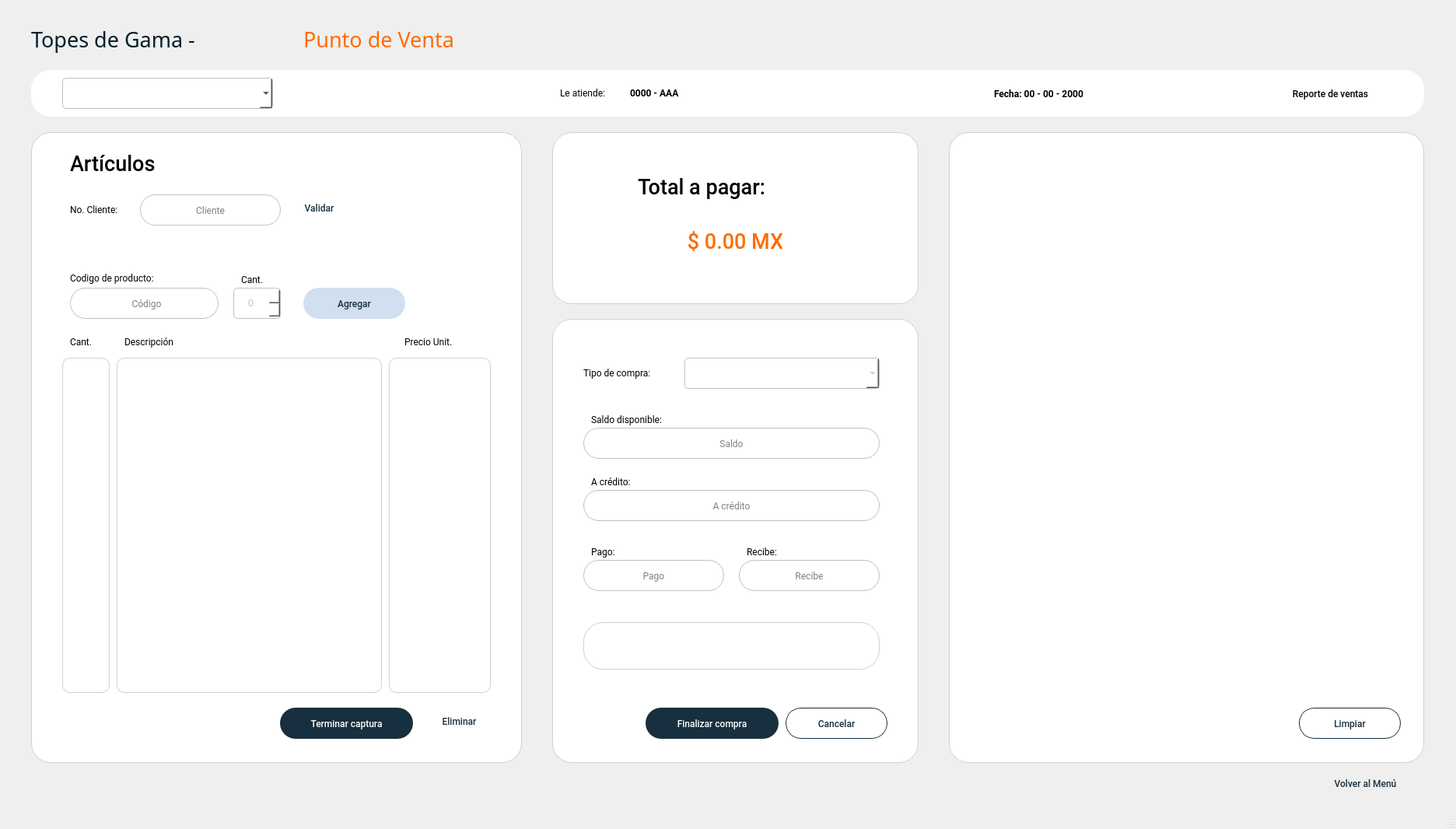
<?xml version="1.0" encoding="UTF-8"?>
<ui version="4.0">
 <class>MainWindow</class>
 <widget class="QMainWindow" name="MainWindow">
  <property name="geometry">
   <rect>
    <x>0</x>
    <y>0</y>
    <width>1872</width>
    <height>1066</height>
   </rect>
  </property>
  <property name="font">
   <font>
    <family>SF UI Display SemBd</family>
    <pointsize>9</pointsize>
   </font>
  </property>
  <property name="windowTitle">
   <string>Punto de Venta</string>
  </property>
  <property name="windowIcon">
   <iconset>
    <normaloff>C:/Users/adhs/Downloads/logo.ico</normaloff>C:/Users/adhs/Downloads/logo.ico</iconset>
  </property>
  <property name="inputMethodHints">
   <set>Qt::ImhNone</set>
  </property>
  <widget class="QWidget" name="centralwidget">
   <widget class="QLabel" name="label">
    <property name="geometry">
     <rect>
      <x>390</x>
      <y>20</y>
      <width>311</width>
      <height>61</height>
     </rect>
    </property>
    <property name="font">
     <font>
      <family>Poppins Medium</family>
      <pointsize>20</pointsize>
      <weight>50</weight>
      <bold>false</bold>
     </font>
    </property>
    <property name="styleSheet">
     <string notr="true">QLabel {color: #fe6c00}</string>
    </property>
    <property name="text">
     <string>Punto de Venta</string>
    </property>
   </widget>
   <widget class="QLabel" name="label_2">
    <property name="geometry">
     <rect>
      <x>40</x>
      <y>20</y>
      <width>351</width>
      <height>61</height>
     </rect>
    </property>
    <property name="font">
     <font>
      <family>Poppins SemiBold</family>
      <pointsize>20</pointsize>
      <weight>50</weight>
      <bold>false</bold>
     </font>
    </property>
    <property name="styleSheet">
     <string notr="true">QLabel {color: #001f2d}</string>
    </property>
    <property name="text">
     <string>Topes de Gama -</string>
    </property>
   </widget>
   <widget class="QFrame" name="frame_2">
    <property name="geometry">
     <rect>
      <x>40</x>
      <y>170</y>
      <width>631</width>
      <height>811</height>
     </rect>
    </property>
    <property name="font">
     <font>
      <family>Roboto Slab SemiBold</family>
     </font>
    </property>
    <property name="styleSheet">
     <string notr="true">QFrame {
	background: #fff;
	border: 1px solid #d0d0d0;
	border-radius: 25px;
}</string>
    </property>
    <property name="frameShape">
     <enum>QFrame::StyledPanel</enum>
    </property>
    <property name="frameShadow">
     <enum>QFrame::Raised</enum>
    </property>
    <widget class="QLabel" name="label_3">
     <property name="geometry">
      <rect>
       <x>50</x>
       <y>178</y>
       <width>161</width>
       <height>18</height>
      </rect>
     </property>
     <property name="font">
      <font>
       <family>Roboto</family>
       <pointsize>9</pointsize>
      </font>
     </property>
     <property name="styleSheet">
      <string notr="true">QLabel {
border: none;
}</string>
     </property>
     <property name="text">
      <string>Codigo de producto:</string>
     </property>
    </widget>
    <widget class="QLabel" name="label_4">
     <property name="geometry">
      <rect>
       <x>50</x>
       <y>10</y>
       <width>211</width>
       <height>61</height>
      </rect>
     </property>
     <property name="font">
      <font>
       <family>Roboto Medium</family>
       <pointsize>20</pointsize>
       <weight>50</weight>
       <bold>false</bold>
      </font>
     </property>
     <property name="styleSheet">
      <string notr="true">QLabel {color: #000;
border: none;}</string>
     </property>
     <property name="text">
      <string>Artículos</string>
     </property>
    </widget>
    <widget class="QSpinBox" name="spbCantidad">
     <property name="enabled">
      <bool>false</bool>
     </property>
     <property name="geometry">
      <rect>
       <x>260</x>
       <y>200</y>
       <width>61</width>
       <height>40</height>
      </rect>
     </property>
     <property name="styleSheet">
      <string notr="true">QSpinBox  {
	border: 1px solid #c0c0c0;
	border-radius: 5px;
	background: #fff;
	text-align: center;
}</string>
     </property>
     <property name="alignment">
      <set>Qt::AlignCenter</set>
     </property>
    </widget>
    <widget class="QLabel" name="label_5">
     <property name="geometry">
      <rect>
       <x>270</x>
       <y>180</y>
       <width>41</width>
       <height>18</height>
      </rect>
     </property>
     <property name="font">
      <font>
       <family>Roboto</family>
       <pointsize>9</pointsize>
      </font>
     </property>
     <property name="styleSheet">
      <string notr="true">QLabel {
border: none;
}</string>
     </property>
     <property name="text">
      <string>Cant.</string>
     </property>
    </widget>
    <widget class="QLabel" name="label_6">
     <property name="geometry">
      <rect>
       <x>50</x>
       <y>90</y>
       <width>91</width>
       <height>18</height>
      </rect>
     </property>
     <property name="font">
      <font>
       <family>Roboto</family>
       <pointsize>9</pointsize>
      </font>
     </property>
     <property name="styleSheet">
      <string notr="true">QLabel {
border: none;
}</string>
     </property>
     <property name="text">
      <string>No. Cliente:</string>
     </property>
    </widget>
    <widget class="QPushButton" name="btnValidar">
     <property name="geometry">
      <rect>
       <x>330</x>
       <y>80</y>
       <width>81</width>
       <height>35</height>
      </rect>
     </property>
     <property name="font">
      <font>
       <family>Roboto Medium</family>
       <pointsize>9</pointsize>
      </font>
     </property>
     <property name="styleSheet">
      <string notr="true">QPushButton {
	border: none;
	color: #172f3e;
}</string>
     </property>
     <property name="text">
      <string>Validar</string>
     </property>
    </widget>
    <widget class="QLineEdit" name="txtClienteV">
     <property name="enabled">
      <bool>true</bool>
     </property>
     <property name="geometry">
      <rect>
       <x>140</x>
       <y>80</y>
       <width>181</width>
       <height>40</height>
      </rect>
     </property>
     <property name="font">
      <font>
       <family>Roboto</family>
       <pointsize>9</pointsize>
      </font>
     </property>
     <property name="focusPolicy">
      <enum>Qt::StrongFocus</enum>
     </property>
     <property name="toolTipDuration">
      <number>1</number>
     </property>
     <property name="styleSheet">
      <string notr="true">QLineEdit {
	border: 1px solid #c0c0c0;
	border-radius: 20px;
	background: #fff;
}</string>
     </property>
     <property name="alignment">
      <set>Qt::AlignCenter</set>
     </property>
     <property name="placeholderText">
      <string>Cliente</string>
     </property>
    </widget>
    <widget class="QLineEdit" name="txtCodigo">
     <property name="enabled">
      <bool>false</bool>
     </property>
     <property name="geometry">
      <rect>
       <x>50</x>
       <y>200</y>
       <width>191</width>
       <height>40</height>
      </rect>
     </property>
     <property name="font">
      <font>
       <family>Roboto</family>
       <pointsize>9</pointsize>
      </font>
     </property>
     <property name="focusPolicy">
      <enum>Qt::StrongFocus</enum>
     </property>
     <property name="toolTipDuration">
      <number>1</number>
     </property>
     <property name="styleSheet">
      <string notr="true">QLineEdit {
	border: 1px solid #c0c0c0;
	border-radius: 20px;
	background: #fff;
}</string>
     </property>
     <property name="alignment">
      <set>Qt::AlignCenter</set>
     </property>
     <property name="placeholderText">
      <string>  Código</string>
     </property>
    </widget>
    <widget class="QPushButton" name="btnAgregarP">
     <property name="enabled">
      <bool>true</bool>
     </property>
     <property name="geometry">
      <rect>
       <x>350</x>
       <y>200</y>
       <width>131</width>
       <height>40</height>
      </rect>
     </property>
     <property name="font">
      <font>
       <family>Roboto Medium</family>
       <pointsize>9</pointsize>
      </font>
     </property>
     <property name="styleSheet">
      <string notr="true">QPushButton {
	background: #d1dff0;
	border-radius: 20px;
	color: #172f3e;
}</string>
     </property>
     <property name="text">
      <string>Agregar</string>
     </property>
    </widget>
    <widget class="QPushButton" name="btnTerminar">
     <property name="geometry">
      <rect>
       <x>320</x>
       <y>740</y>
       <width>171</width>
       <height>40</height>
      </rect>
     </property>
     <property name="font">
      <font>
       <family>Roboto Medium</family>
       <pointsize>9</pointsize>
      </font>
     </property>
     <property name="styleSheet">
      <string notr="true">QPushButton {
	background: #172f3e;
	border-radius: 20px;
	color: #fff
}</string>
     </property>
     <property name="text">
      <string>Terminar captura</string>
     </property>
    </widget>
    <widget class="QListWidget" name="lstCant">
     <property name="geometry">
      <rect>
       <x>40</x>
       <y>290</y>
       <width>61</width>
       <height>431</height>
      </rect>
     </property>
     <property name="font">
      <font>
       <family>Roboto</family>
       <pointsize>8</pointsize>
      </font>
     </property>
     <property name="styleSheet">
      <string notr="true">* {
	padding: 15px;
	border-radius: 10px;
}</string>
     </property>
     <property name="textElideMode">
      <enum>Qt::ElideRight</enum>
     </property>
     <property name="flow">
      <enum>QListView::TopToBottom</enum>
     </property>
    </widget>
    <widget class="QListWidget" name="lstDescripcion">
     <property name="geometry">
      <rect>
       <x>110</x>
       <y>290</y>
       <width>341</width>
       <height>431</height>
      </rect>
     </property>
     <property name="font">
      <font>
       <family>Roboto</family>
       <pointsize>8</pointsize>
      </font>
     </property>
     <property name="styleSheet">
      <string notr="true">* {
	padding: 15px;
	border-radius: 10px;
}</string>
     </property>
    </widget>
    <widget class="QListWidget" name="lstPrecio">
     <property name="geometry">
      <rect>
       <x>460</x>
       <y>290</y>
       <width>131</width>
       <height>431</height>
      </rect>
     </property>
     <property name="font">
      <font>
       <family>Roboto</family>
       <pointsize>8</pointsize>
      </font>
     </property>
     <property name="styleSheet">
      <string notr="true">* {
	padding: 15px;
	border-radius: 10px;
}</string>
     </property>
    </widget>
    <widget class="QPushButton" name="btnEliminar">
     <property name="geometry">
      <rect>
       <x>510</x>
       <y>740</y>
       <width>81</width>
       <height>35</height>
      </rect>
     </property>
     <property name="font">
      <font>
       <family>Roboto Medium</family>
       <pointsize>9</pointsize>
      </font>
     </property>
     <property name="styleSheet">
      <string notr="true">QPushButton {
	border: none;
	color: #172f3e;
}</string>
     </property>
     <property name="text">
      <string>Eliminar</string>
     </property>
    </widget>
    <widget class="QLabel" name="label_10">
     <property name="geometry">
      <rect>
       <x>50</x>
       <y>260</y>
       <width>31</width>
       <height>18</height>
      </rect>
     </property>
     <property name="font">
      <font>
       <family>Roboto</family>
      </font>
     </property>
     <property name="styleSheet">
      <string notr="true">* {border: none}</string>
     </property>
     <property name="text">
      <string>Cant.</string>
     </property>
    </widget>
    <widget class="QLabel" name="label_11">
     <property name="geometry">
      <rect>
       <x>120</x>
       <y>260</y>
       <width>81</width>
       <height>18</height>
      </rect>
     </property>
     <property name="font">
      <font>
       <family>Roboto</family>
      </font>
     </property>
     <property name="styleSheet">
      <string notr="true">* {border: none}</string>
     </property>
     <property name="text">
      <string>Descripción</string>
     </property>
    </widget>
    <widget class="QLabel" name="label_17">
     <property name="geometry">
      <rect>
       <x>480</x>
       <y>260</y>
       <width>81</width>
       <height>18</height>
      </rect>
     </property>
     <property name="font">
      <font>
       <family>Roboto</family>
      </font>
     </property>
     <property name="styleSheet">
      <string notr="true">* {border: none}</string>
     </property>
     <property name="text">
      <string>Precio Unit.</string>
     </property>
    </widget>
    <widget class="QLabel" name="lblEstado">
     <property name="geometry">
      <rect>
       <x>420</x>
       <y>80</y>
       <width>30</width>
       <height>30</height>
      </rect>
     </property>
     <property name="font">
      <font>
       <family>Roboto Medium</family>
       <pointsize>8</pointsize>
      </font>
     </property>
     <property name="styleSheet">
      <string notr="true">QLabel {
border: none;
color: #8f0611
}</string>
     </property>
     <property name="text">
      <string/>
     </property>
     <property name="pixmap">
      <pixmap>../img/outline_highlight_off_black_24dp.png</pixmap>
     </property>
     <property name="scaledContents">
      <bool>true</bool>
     </property>
    </widget>
    <widget class="QLabel" name="lblEstado_2">
     <property name="enabled">
      <bool>true</bool>
     </property>
     <property name="geometry">
      <rect>
       <x>420</x>
       <y>80</y>
       <width>30</width>
       <height>30</height>
      </rect>
     </property>
     <property name="font">
      <font>
       <family>Roboto Medium</family>
       <pointsize>8</pointsize>
      </font>
     </property>
     <property name="styleSheet">
      <string notr="true">QLabel {
border: none;
color: #808080
}</string>
     </property>
     <property name="text">
      <string/>
     </property>
     <property name="pixmap">
      <pixmap>../img/outline_check_circle_outline_black_24dp.png</pixmap>
     </property>
     <property name="scaledContents">
      <bool>true</bool>
     </property>
    </widget>
   </widget>
   <widget class="QFrame" name="frame_3">
    <property name="geometry">
     <rect>
      <x>710</x>
      <y>170</y>
      <width>471</width>
      <height>221</height>
     </rect>
    </property>
    <property name="font">
     <font>
      <family>Roboto Slab SemiBold</family>
     </font>
    </property>
    <property name="styleSheet">
     <string notr="true">QFrame {
	background: #fff;
	border: 1px solid #d0d0d0;
	border-radius: 25px;
}</string>
    </property>
    <property name="frameShape">
     <enum>QFrame::StyledPanel</enum>
    </property>
    <property name="frameShadow">
     <enum>QFrame::Raised</enum>
    </property>
    <widget class="QLabel" name="label_7">
     <property name="geometry">
      <rect>
       <x>110</x>
       <y>40</y>
       <width>241</width>
       <height>61</height>
      </rect>
     </property>
     <property name="font">
      <font>
       <family>Roboto Medium</family>
       <pointsize>20</pointsize>
       <weight>50</weight>
       <bold>false</bold>
      </font>
     </property>
     <property name="styleSheet">
      <string notr="true">QLabel {color: #000;
border: none;}</string>
     </property>
     <property name="text">
      <string>Total a pagar:</string>
     </property>
    </widget>
    <widget class="QLabel" name="lblTotal">
     <property name="geometry">
      <rect>
       <x>50</x>
       <y>110</y>
       <width>371</width>
       <height>61</height>
      </rect>
     </property>
     <property name="font">
      <font>
       <family>Roboto Medium</family>
       <pointsize>20</pointsize>
      </font>
     </property>
     <property name="styleSheet">
      <string notr="true">QLabel {
color: #fe6c00;
border: none;
}
</string>
     </property>
     <property name="text">
      <string>$ 0.00 MX</string>
     </property>
     <property name="alignment">
      <set>Qt::AlignCenter</set>
     </property>
    </widget>
   </widget>
   <widget class="QFrame" name="frame_4">
    <property name="enabled">
     <bool>true</bool>
    </property>
    <property name="geometry">
     <rect>
      <x>710</x>
      <y>410</y>
      <width>471</width>
      <height>571</height>
     </rect>
    </property>
    <property name="font">
     <font>
      <family>Roboto Slab SemiBold</family>
     </font>
    </property>
    <property name="styleSheet">
     <string notr="true">QFrame {
	background: #fff;
	border: 1px solid #d0d0d0;
	border-radius: 25px;
}</string>
    </property>
    <property name="frameShape">
     <enum>QFrame::StyledPanel</enum>
    </property>
    <property name="frameShadow">
     <enum>QFrame::Raised</enum>
    </property>
    <widget class="QLabel" name="label_8">
     <property name="geometry">
      <rect>
       <x>40</x>
       <y>60</y>
       <width>131</width>
       <height>18</height>
      </rect>
     </property>
     <property name="font">
      <font>
       <family>Roboto</family>
       <pointsize>9</pointsize>
      </font>
     </property>
     <property name="styleSheet">
      <string notr="true">QLabel {
border: none;
}</string>
     </property>
     <property name="text">
      <string>Tipo de compra:</string>
     </property>
    </widget>
    <widget class="QLabel" name="label_12">
     <property name="geometry">
      <rect>
       <x>50</x>
       <y>290</y>
       <width>51</width>
       <height>18</height>
      </rect>
     </property>
     <property name="font">
      <font>
       <family>Roboto</family>
       <pointsize>9</pointsize>
      </font>
     </property>
     <property name="styleSheet">
      <string notr="true">QLabel {
border: none;
}</string>
     </property>
     <property name="text">
      <string>Pago:</string>
     </property>
    </widget>
    <widget class="QLabel" name="label_13">
     <property name="geometry">
      <rect>
       <x>250</x>
       <y>290</y>
       <width>61</width>
       <height>18</height>
      </rect>
     </property>
     <property name="font">
      <font>
       <family>Roboto</family>
       <pointsize>9</pointsize>
      </font>
     </property>
     <property name="styleSheet">
      <string notr="true">QLabel {
border: none;
}</string>
     </property>
     <property name="text">
      <string>Recibe:</string>
     </property>
    </widget>
    <widget class="QLabel" name="label_15">
     <property name="geometry">
      <rect>
       <x>50</x>
       <y>200</y>
       <width>81</width>
       <height>18</height>
      </rect>
     </property>
     <property name="font">
      <font>
       <family>Roboto</family>
       <pointsize>9</pointsize>
      </font>
     </property>
     <property name="styleSheet">
      <string notr="true">QLabel {
border: none;
}</string>
     </property>
     <property name="text">
      <string>A crédito:</string>
     </property>
    </widget>
    <widget class="QLabel" name="label_16">
     <property name="geometry">
      <rect>
       <x>50</x>
       <y>120</y>
       <width>131</width>
       <height>18</height>
      </rect>
     </property>
     <property name="font">
      <font>
       <family>Roboto</family>
       <pointsize>9</pointsize>
      </font>
     </property>
     <property name="styleSheet">
      <string notr="true">QLabel {
border: none;
}</string>
     </property>
     <property name="text">
      <string>Saldo disponible:</string>
     </property>
    </widget>
    <widget class="QPushButton" name="btnCancelar">
     <property name="geometry">
      <rect>
       <x>300</x>
       <y>500</y>
       <width>131</width>
       <height>40</height>
      </rect>
     </property>
     <property name="font">
      <font>
       <family>Roboto Medium</family>
       <pointsize>9</pointsize>
      </font>
     </property>
     <property name="styleSheet">
      <string notr="true">QPushButton {
	border: 1px solid #172f3e;
	border-radius: 20px;
	color: #172f3e;
}</string>
     </property>
     <property name="text">
      <string>Cancelar</string>
     </property>
    </widget>
    <widget class="QLineEdit" name="txtPago">
     <property name="enabled">
      <bool>false</bool>
     </property>
     <property name="geometry">
      <rect>
       <x>40</x>
       <y>310</y>
       <width>181</width>
       <height>40</height>
      </rect>
     </property>
     <property name="font">
      <font>
       <family>Roboto</family>
       <pointsize>9</pointsize>
      </font>
     </property>
     <property name="focusPolicy">
      <enum>Qt::StrongFocus</enum>
     </property>
     <property name="toolTipDuration">
      <number>1</number>
     </property>
     <property name="styleSheet">
      <string notr="true">QLineEdit {
	border: 1px solid #c0c0c0;
	border-radius: 20px;
	background: #fff;
}</string>
     </property>
     <property name="alignment">
      <set>Qt::AlignCenter</set>
     </property>
     <property name="placeholderText">
      <string>Pago</string>
     </property>
    </widget>
    <widget class="QLineEdit" name="txtRecibe">
     <property name="enabled">
      <bool>false</bool>
     </property>
     <property name="geometry">
      <rect>
       <x>240</x>
       <y>310</y>
       <width>181</width>
       <height>40</height>
      </rect>
     </property>
     <property name="font">
      <font>
       <family>Roboto</family>
       <pointsize>9</pointsize>
      </font>
     </property>
     <property name="focusPolicy">
      <enum>Qt::StrongFocus</enum>
     </property>
     <property name="toolTipDuration">
      <number>1</number>
     </property>
     <property name="styleSheet">
      <string notr="true">QLineEdit {
	border: 1px solid #c0c0c0;
	border-radius: 20px;
	background: #fff;
}</string>
     </property>
     <property name="alignment">
      <set>Qt::AlignCenter</set>
     </property>
     <property name="placeholderText">
      <string>Recibe</string>
     </property>
    </widget>
    <widget class="QLineEdit" name="txtCredito">
     <property name="enabled">
      <bool>true</bool>
     </property>
     <property name="geometry">
      <rect>
       <x>40</x>
       <y>220</y>
       <width>381</width>
       <height>40</height>
      </rect>
     </property>
     <property name="font">
      <font>
       <family>Roboto</family>
       <pointsize>9</pointsize>
      </font>
     </property>
     <property name="focusPolicy">
      <enum>Qt::StrongFocus</enum>
     </property>
     <property name="toolTipDuration">
      <number>1</number>
     </property>
     <property name="styleSheet">
      <string notr="true">QLineEdit {
	border: 1px solid #c0c0c0;
	border-radius: 20px;
	background: #fff;
}</string>
     </property>
     <property name="alignment">
      <set>Qt::AlignCenter</set>
     </property>
     <property name="readOnly">
      <bool>true</bool>
     </property>
     <property name="placeholderText">
      <string>A crédito</string>
     </property>
    </widget>
    <widget class="QLineEdit" name="txtSaldo">
     <property name="enabled">
      <bool>true</bool>
     </property>
     <property name="geometry">
      <rect>
       <x>40</x>
       <y>140</y>
       <width>381</width>
       <height>40</height>
      </rect>
     </property>
     <property name="font">
      <font>
       <family>Roboto</family>
       <pointsize>9</pointsize>
      </font>
     </property>
     <property name="focusPolicy">
      <enum>Qt::StrongFocus</enum>
     </property>
     <property name="toolTipDuration">
      <number>1</number>
     </property>
     <property name="styleSheet">
      <string notr="true">QLineEdit {
	border: 1px solid #c0c0c0;
	border-radius: 20px;
	background: #fff;
}</string>
     </property>
     <property name="alignment">
      <set>Qt::AlignCenter</set>
     </property>
     <property name="readOnly">
      <bool>true</bool>
     </property>
     <property name="placeholderText">
      <string>Saldo</string>
     </property>
    </widget>
    <widget class="QPushButton" name="btnRegistrarC">
     <property name="geometry">
      <rect>
       <x>120</x>
       <y>500</y>
       <width>171</width>
       <height>40</height>
      </rect>
     </property>
     <property name="font">
      <font>
       <family>Roboto Medium</family>
       <pointsize>9</pointsize>
      </font>
     </property>
     <property name="styleSheet">
      <string notr="true">QPushButton {
	background: #172f3e;
	border-radius: 20px;
	color: #fff
}</string>
     </property>
     <property name="text">
      <string>Finalizar compra</string>
     </property>
    </widget>
    <widget class="QComboBox" name="cmbTipoCompra">
     <property name="enabled">
      <bool>false</bool>
     </property>
     <property name="geometry">
      <rect>
       <x>170</x>
       <y>50</y>
       <width>251</width>
       <height>40</height>
      </rect>
     </property>
     <property name="font">
      <font>
       <family>SF UI Display SemBd</family>
       <pointsize>9</pointsize>
      </font>
     </property>
     <property name="focusPolicy">
      <enum>Qt::StrongFocus</enum>
     </property>
     <property name="toolTipDuration">
      <number>3</number>
     </property>
     <property name="autoFillBackground">
      <bool>false</bool>
     </property>
     <property name="styleSheet">
      <string notr="true">QComboBox {
	border: 1px solid #c0c0c0;
	border-radius: 5px;
	background: #fff;
	text-align: center;
}</string>
     </property>
     <property name="currentIndex">
      <number>-1</number>
     </property>
     <property name="frame">
      <bool>true</bool>
     </property>
     <item>
      <property name="text">
       <string>Contado</string>
      </property>
     </item>
     <item>
      <property name="text">
       <string>Crédito</string>
      </property>
     </item>
    </widget>
    <widget class="QLabel" name="lblMsj">
     <property name="geometry">
      <rect>
       <x>40</x>
       <y>390</y>
       <width>381</width>
       <height>61</height>
      </rect>
     </property>
     <property name="font">
      <font>
       <family>Roboto</family>
       <weight>75</weight>
       <bold>true</bold>
      </font>
     </property>
     <property name="text">
      <string/>
     </property>
     <property name="alignment">
      <set>Qt::AlignCenter</set>
     </property>
    </widget>
   </widget>
   <widget class="QTextEdit" name="txtTicket">
    <property name="geometry">
     <rect>
      <x>1220</x>
      <y>170</y>
      <width>611</width>
      <height>811</height>
     </rect>
    </property>
    <property name="styleSheet">
     <string notr="true">QTextEdit {
	background: #fff;
	border: 1px solid #d0d0d0;
	border-radius: 25px;
}</string>
    </property>
    <property name="readOnly">
     <bool>true</bool>
    </property>
   </widget>
   <widget class="QPushButton" name="btnVolver">
    <property name="geometry">
     <rect>
      <x>1680</x>
      <y>990</y>
      <width>151</width>
      <height>35</height>
     </rect>
    </property>
    <property name="font">
     <font>
      <family>Roboto Medium</family>
      <pointsize>9</pointsize>
     </font>
    </property>
    <property name="styleSheet">
     <string notr="true">QPushButton {
	border: none;
	color: #172f3e;
}</string>
    </property>
    <property name="text">
     <string>Volver al Menú</string>
    </property>
   </widget>
   <widget class="QFrame" name="frame_5">
    <property name="geometry">
     <rect>
      <x>40</x>
      <y>90</y>
      <width>1791</width>
      <height>60</height>
     </rect>
    </property>
    <property name="styleSheet">
     <string notr="true">QFrame {
	background: #fff;
	border: #c0c0c0;
	border-radius: 25px;
}</string>
    </property>
    <property name="frameShape">
     <enum>QFrame::StyledPanel</enum>
    </property>
    <property name="frameShadow">
     <enum>QFrame::Raised</enum>
    </property>
    <widget class="QLabel" name="label_9">
     <property name="geometry">
      <rect>
       <x>680</x>
       <y>20</y>
       <width>91</width>
       <height>18</height>
      </rect>
     </property>
     <property name="font">
      <font>
       <family>Roboto</family>
       <pointsize>9</pointsize>
      </font>
     </property>
     <property name="text">
      <string>Le atiende: </string>
     </property>
    </widget>
    <widget class="QLabel" name="lblCajero">
     <property name="geometry">
      <rect>
       <x>770</x>
       <y>20</y>
       <width>571</width>
       <height>18</height>
      </rect>
     </property>
     <property name="font">
      <font>
       <family>Roboto</family>
       <pointsize>9</pointsize>
       <weight>75</weight>
       <bold>true</bold>
      </font>
     </property>
     <property name="text">
      <string>0000 - AAA</string>
     </property>
    </widget>
    <widget class="QLabel" name="lblFecha">
     <property name="geometry">
      <rect>
       <x>1180</x>
       <y>20</y>
       <width>231</width>
       <height>20</height>
      </rect>
     </property>
     <property name="font">
      <font>
       <family>Roboto</family>
       <pointsize>9</pointsize>
       <weight>75</weight>
       <bold>true</bold>
      </font>
     </property>
     <property name="text">
      <string>Fecha: 00 - 00 - 2000</string>
     </property>
     <property name="alignment">
      <set>Qt::AlignCenter</set>
     </property>
    </widget>
    <widget class="QComboBox" name="cmbSucursales">
     <property name="geometry">
      <rect>
       <x>40</x>
       <y>10</y>
       <width>271</width>
       <height>40</height>
      </rect>
     </property>
     <property name="font">
      <font>
       <family>Roboto Medium</family>
       <pointsize>9</pointsize>
      </font>
     </property>
     <property name="styleSheet">
      <string notr="true">QComboBox {
	border: 1px solid #c0c0c0;
	border-radius: 5px;
	background: #fff;
	text-align: center;
}</string>
     </property>
    </widget>
    <widget class="QPushButton" name="btnReporte">
     <property name="geometry">
      <rect>
       <x>1570</x>
       <y>10</y>
       <width>201</width>
       <height>40</height>
      </rect>
     </property>
     <property name="font">
      <font>
       <family>Roboto Medium</family>
       <pointsize>9</pointsize>
       <weight>50</weight>
       <bold>false</bold>
      </font>
     </property>
     <property name="styleSheet">
      <string notr="true">* {
	border: none;
}</string>
     </property>
     <property name="text">
      <string>Reporte de ventas</string>
     </property>
     <property name="icon">
      <iconset>
       <normaloff>../img/round_show_chart_black_24dp.png</normaloff>../img/round_show_chart_black_24dp.png</iconset>
     </property>
     <property name="iconSize">
      <size>
       <width>35</width>
       <height>35</height>
      </size>
     </property>
    </widget>
   </widget>
   <widget class="QPushButton" name="btnLimpiar">
    <property name="geometry">
     <rect>
      <x>1670</x>
      <y>910</y>
      <width>131</width>
      <height>40</height>
     </rect>
    </property>
    <property name="font">
     <font>
      <family>Roboto Medium</family>
      <pointsize>9</pointsize>
     </font>
    </property>
    <property name="styleSheet">
     <string notr="true">QPushButton {
	border: 1px solid #172f3e;
	border-radius: 20px;
	color: #172f3e;
}</string>
    </property>
    <property name="text">
     <string>Limpiar</string>
    </property>
   </widget>
  </widget>
  <widget class="QStatusBar" name="statusbar"/>
 </widget>
 <tabstops>
  <tabstop>cmbSucursales</tabstop>
  <tabstop>txtClienteV</tabstop>
  <tabstop>btnValidar</tabstop>
  <tabstop>txtCodigo</tabstop>
  <tabstop>spbCantidad</tabstop>
  <tabstop>btnAgregarP</tabstop>
  <tabstop>lstCant</tabstop>
  <tabstop>lstDescripcion</tabstop>
  <tabstop>lstPrecio</tabstop>
  <tabstop>btnTerminar</tabstop>
  <tabstop>btnEliminar</tabstop>
  <tabstop>cmbTipoCompra</tabstop>
  <tabstop>txtSaldo</tabstop>
  <tabstop>txtCredito</tabstop>
  <tabstop>txtPago</tabstop>
  <tabstop>txtRecibe</tabstop>
  <tabstop>btnRegistrarC</tabstop>
  <tabstop>btnCancelar</tabstop>
  <tabstop>txtTicket</tabstop>
  <tabstop>btnVolver</tabstop>
 </tabstops>
 <resources/>
 <connections/>
</ui>
